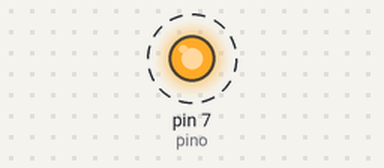
The sketch below on a simulated Arduino Uno, built with avr-gcc and run on an emulated ATmega328P. On the bench: output pins drawn as LEDs (lit = HIGH). Dashed ring = blinking.

Above: at 0.2 s.
Timing chart, 0 to 3.0 s (numbered marks = the images above):
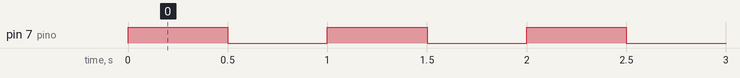

Measured:
- by itself, pin 7 (pino): alternates HIGH for 0.50 s and LOW for 0.50 s

The sketch:

Pisca_1A.ino
```cpp
const int pino = 7;
void setup() {

  pinMode(pino, OUTPUT);
}


void loop() {
  digitalWrite(pino, HIGH);
  delay(500);
  digitalWrite(pino, LOW);
  delay(500);
}
```
